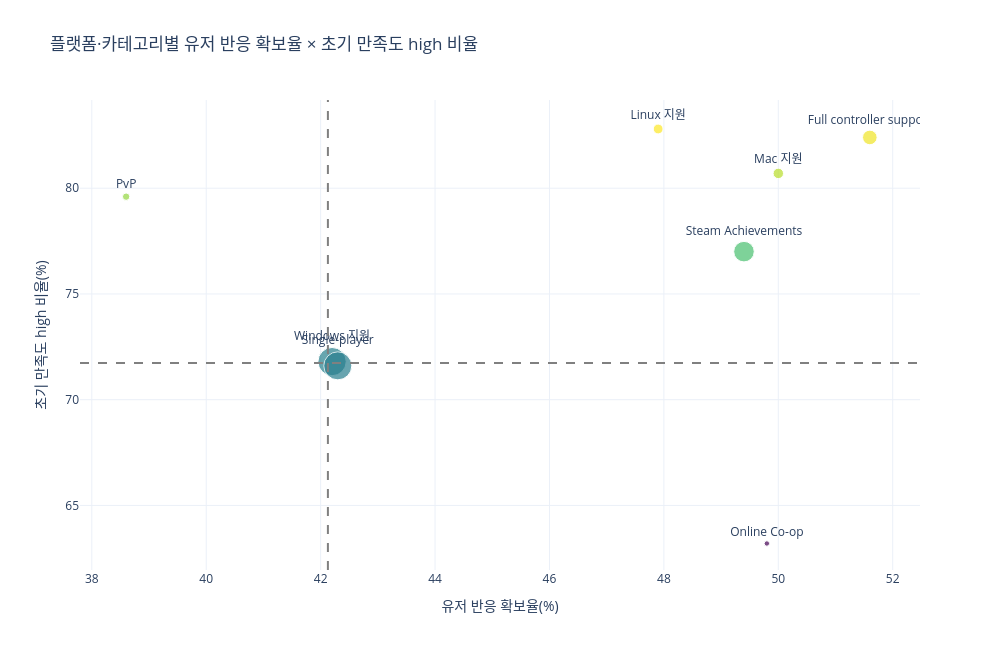

Write notebook code for a chart like this one.
### Markdown cell above
## 4. 플랫폼·카테고리별 2x2 포지셔닝

유저가 상점 페이지에서 바로 확인하는 메타데이터도 반응과 만족도에 영향을 준다. 여기서는 플랫폼 지원과 주요 카테고리 몇 가지를 같은 방식으로 비교한다.

### Code cell
platform_rows = []
for label, col in [('Windows 지원', 'windows'), ('Mac 지원', 'mac'), ('Linux 지원', 'linux')]:
    total_games = int(pd.concat([silence[col], response[col]], ignore_index=True).fillna(False).astype(bool).sum())
    response_games = int(response[col].fillna(False).astype(bool).sum())
    if total_games == 0 or response_games == 0:
        continue
    high_games = int(response.loc[response[col].fillna(False).astype(bool), 'is_high_satisfaction'].sum())
    platform_rows.append({
        'attribute': label,
        'total_games': total_games,
        'response_games': response_games,
        'high_satisfaction_games': high_games,
        '유저 반응 확보율(%)': round(response_games / total_games * 100, 1),
        '초기 만족도 high 비율(%)': round(high_games / response_games * 100, 1),
    })
platform_matrix = pd.DataFrame(platform_rows)

def build_category_matrix(all_df, response_df, categories):
    rows = []
    for cat in categories:
        total_games = all_df['category_list'].apply(lambda items: cat in items).sum()
        response_games = response_df['category_list'].apply(lambda items: cat in items).sum()
        if total_games == 0 or response_games == 0:
            continue
        high_games = response_df.loc[response_df['category_list'].apply(lambda items: cat in items), 'is_high_satisfaction'].sum()
        rows.append({
            'attribute': cat,
            'total_games': int(total_games),
            'response_games': int(response_games),
            'high_satisfaction_games': int(high_games),
            '유저 반응 확보율(%)': round(response_games / total_games * 100, 1),
            '초기 만족도 high 비율(%)': round(high_games / response_games * 100, 1),
        })
    return pd.DataFrame(rows)

category_all = pd.concat([silence[['appid', 'category_list']], response[['appid', 'category_list']]], ignore_index=True)
category_matrix = build_category_matrix(category_all, response[['appid', 'category_list', 'is_high_satisfaction']], TARGET_CATEGORIES)
meta_matrix = pd.concat([platform_matrix, category_matrix], ignore_index=True)
display(meta_matrix)

fig = px.scatter(
    meta_matrix,
    x='유저 반응 확보율(%)',
    y='초기 만족도 high 비율(%)',
    size='total_games',
    text='attribute',
    color='초기 만족도 high 비율(%)',
    color_continuous_scale='Viridis',
    hover_data={'total_games': True, 'response_games': True, 'high_satisfaction_games': True},
    title='플랫폼·카테고리별 유저 반응 확보율 × 초기 만족도 high 비율',
    labels={'attribute': '메타데이터 속성'}
)
fig.add_vline(x=overall_response_capture_rate, line_dash='dash', line_color='gray')
fig.add_hline(y=overall_high_satisfaction_rate, line_dash='dash', line_color='gray')
fig.update_traces(textposition='top center')
fig.update_layout(template='plotly_white', width=1000, height=650, coloraxis_showscale=False)
fig.show()

### Figure 1 — Plotly figure (JSON) as saved in the notebook; plotly's stock layout.template omitted (floating-point values rounded to 4 significant figures)
{"data": [{"customdata": [[11564, 4883, 3506], [1575, 788, 636], [1392, 667, 552], [11363, 4803, 3438], [6114, 3020, 2324], [3084, 1590, 1310], [420, 209, 132], [788, 304, 242]], "hovertemplate": "유저 반응 확보율(%)=%{x}<br>초기 만족도 high 비율(%)=%{marker.color}<br>total_games=%{customdata[0]}<br>메타데이터 속성=%{text}<br>response_games=%{customdata[1]}<br>high_satisfaction_games=%{customdata[2]}<extra></extra>", "legendgroup": "", "marker": {"color": [71.8, 80.7, 82.8, 71.6, 77.0, 82.4, 63.2, 79.6], "coloraxis": "coloraxis", "size": [11564, 1575, 1392, 11363, 6114, 3084, 420, 788], "sizemode": "area", "sizeref": 28.91, "symbol": "circle"}, "mode": "markers+text", "name": "", "orientation": "v", "showlegend": false, "text": ["Windows 지원", "Mac 지원", "Linux 지원", "Single-player", "Steam Achievements", "Full controller support", "Online Co-op", "PvP"], "textposition": "top center", "type": "scatter", "x": [42.2, 50.0, 47.9, 42.3, 49.4, 51.6, 49.8, 38.6], "xaxis": "x", "y": [71.8, 80.7, 82.8, 71.6, 77.0, 82.4, 63.2, 79.6], "yaxis": "y"}], "layout": {"coloraxis": {"colorbar": {"title": {"text": "초기 만족도 high 비율(%)"}}, "colorscale": [[0, "#440154"], [0.1111, "#482878"], [0.2222, "#3e4989"], [0.3333, "#31688e"], [0.4444, "#26828e"], [0.5556, "#1f9e89"], [0.6667, "#35b779"], [0.7778, "#6ece58"], [0.8889, "#b5de2b"], [1, "#fde725"]], "showscale": false}, "height": 650, "legend": {"itemsizing": "constant", "tracegroupgap": 0}, "shapes": [{"line": {"color": "gray", "dash": "dash"}, "type": "line", "x0": 42.13, "x1": 42.13, "xref": "x", "y0": 0, "y1": 1, "yref": "y domain"}, {"line": {"color": "gray", "dash": "dash"}, "type": "line", "x0": 0, "x1": 1, "xref": "x domain", "y0": 71.74, "y1": 71.74, "yref": "y"}], "title": {"text": "플랫폼·카테고리별 유저 반응 확보율 × 초기 만족도 high 비율"}, "width": 1000, "xaxis": {"anchor": "y", "domain": [0, 1], "title": {"text": "유저 반응 확보율(%)"}}, "yaxis": {"anchor": "x", "domain": [0, 1], "title": {"text": "초기 만족도 high 비율(%)"}}}}
